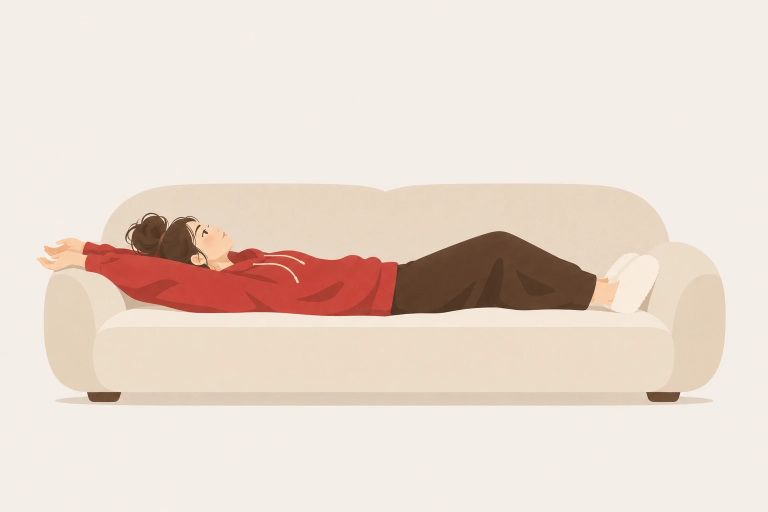
#> input picture assets/generated/phase3-poses-final/pose1-1445.webp, 1536 x 1024 px (shown at 1/2 size); its folder holds 4 pictures in this run
$ python cutout.py
#> lines starting #> are read from the running program, lines starting #| are printed output that depends on the picture; after the words box and inside, x2 and y2 are one past the last pixel; in counts of white or black regions, pixels touching at a corner belong together
"""把 AI 生成的纯色底插画抠成透明 PNG，并切出道具。

用法：python3 tools/compose/cutout.py
输入：assets/generated/phase3-poses-final/*.webp
输出：build/cutouts/*.png
"""
from pathlib import Path

import numpy as np
from PIL import Image
from scipy import ndimage

ROOT = Path(__file__).resolve().parents[2]
SRC = ROOT / "assets/generated/phase3-poses-final"
OUT = ROOT / "build/cutouts"
OUT.mkdir(parents=True, exist_ok=True)

LO, HI = 8, 40  # 与背景色差（RGB 绝对差之和）的软阈值


def matte(rgb: np.ndarray) -> np.ndarray:
    """返回 RGBA。只对与边框连通的近背景区域做透明，内部浅色（奶油、白边）不受影响。"""
    h, w, _ = rgb.shape
#> h = 1024; w = 1536
    border = np.concatenate([rgb[0], rgb[-1], rgb[:, 0], rgb[:, -1]])
    bg = np.median(border, axis=0)
#> bg = [243, 238, 231]
    diff = np.abs(rgb - bg).sum(2)
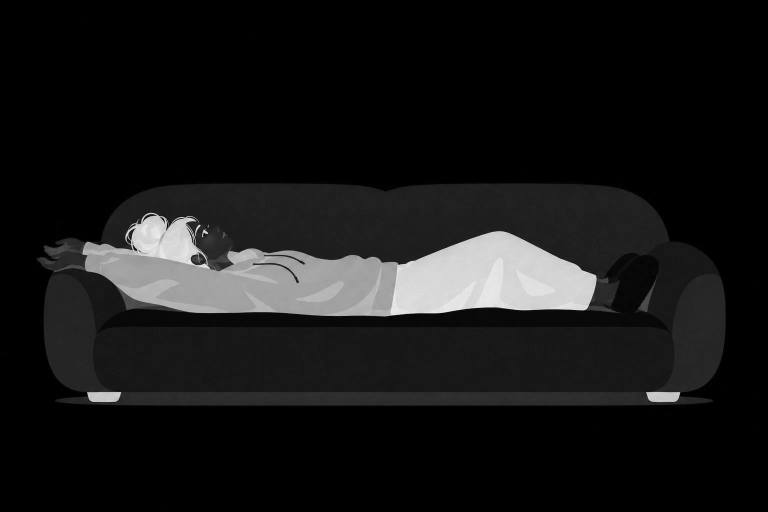
#> diff: shape (1024, 1536) float64 (shown at 1/2 size); min 0, max 601, mean 54.1; drawn with min black and max white
    lum = rgb.mean(2)
    # 只有"不比背景亮"的近背景色才可能是背景/阴影；比背景亮的奶油、白边一律保留
    near = (diff < HI) & (lum <= bg.mean() + 6)
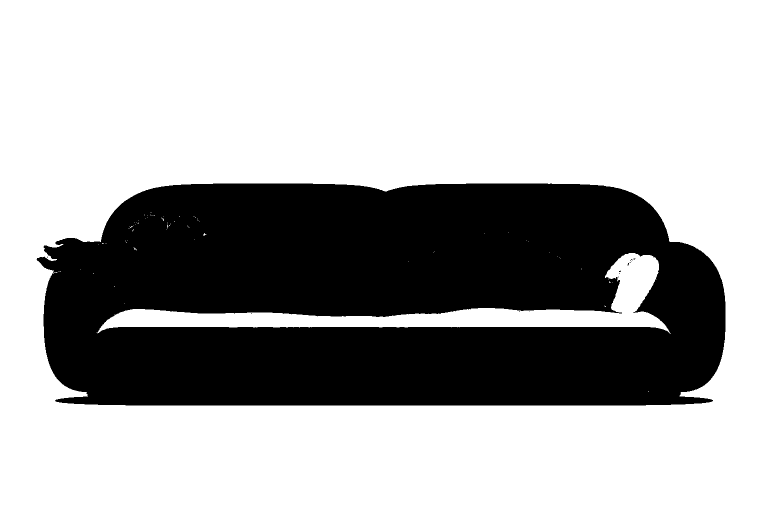
#> near: shape (1024, 1536) bool (shown at 1/2 size); 67.2% white; 15 black regions (14 under 20 px), largest, box (x1, y1, x2, y2) and area: (73, 367, 1451, 811) 516499
    lab, _ = ndimage.label(near)
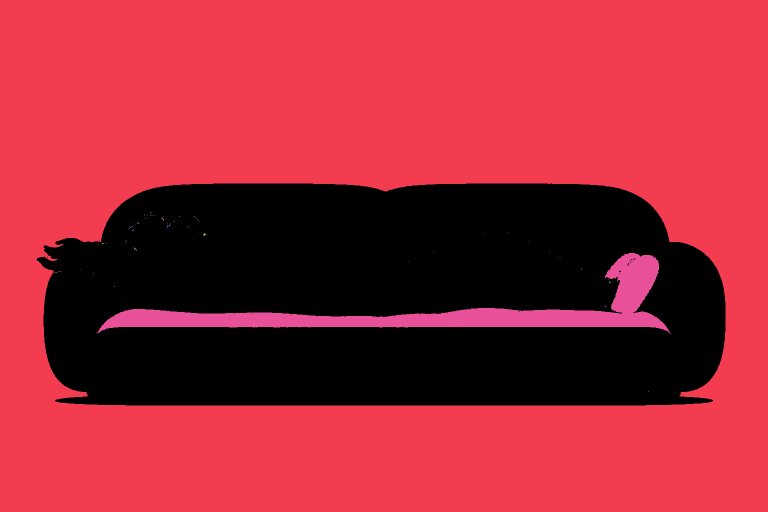
#> lab: shape (1024, 1536) int32 (shown at 1/2 size); 103 distinct labels, from 0 to 102; one colour per label, 0 black
    edge_labels = np.unique(np.concatenate([lab[0], lab[-1], lab[:, 0], lab[:, -1]]))
#> edge_labels = [1]
    exterior = np.isin(lab, edge_labels[edge_labels > 0])
#> exterior: shape (1024, 1536) bool; 64.5% white; 2 black regions (1 under 20 px), largest, box (x1, y1, x2, y2) and area: (73, 367, 1451, 811) 557724
    # 背景颗粒里偶尔偏亮的噪点：被背景包围的小块也算背景
    holes, _ = ndimage.label(~exterior)
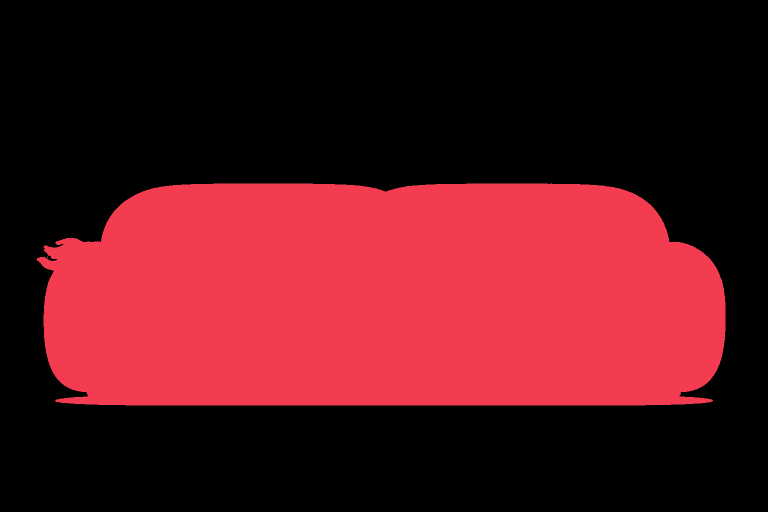
#> holes: shape (1024, 1536) int32 (shown at 1/2 size); 4 distinct labels, from 0 to 3; one colour per label, 0 black
    sizes = np.bincount(holes.ravel())
#> sizes = [1015137, 557723, 1, 3]
    small = sizes < 400
#> small = [False, False, True, True]
    small[0] = False
    exterior |= small[holes]
#> exterior: shape (1024, 1536) bool; 64.5% white; 1 black region, box (x1, y1, x2, y2) and area: (73, 367, 1451, 811) 557723
    alpha = np.ones((h, w))
    alpha[exterior] = np.clip((diff[exterior] - LO) / (HI - LO), 0, 1)
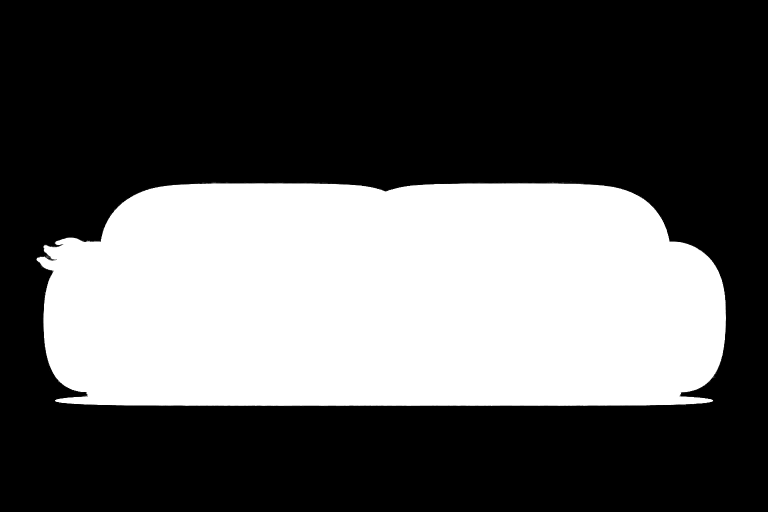
#> alpha: shape (1024, 1536) float64 (shown at 1/2 size); min 0, max 1, mean 0.356
    a = alpha[..., None]
    fg = np.where(a > 0.01, (rgb - (1 - a) * bg) / np.maximum(a, 0.01), 0)
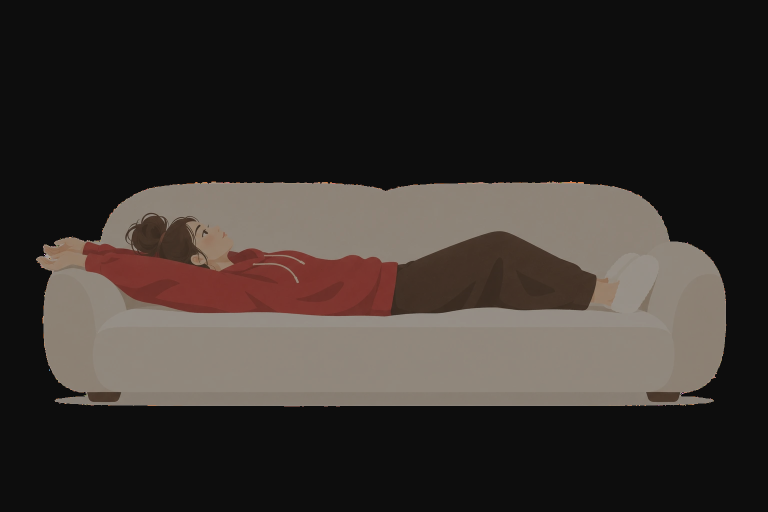
#> fg: shape (1024, 1536, 3) float64 (shown at 1/2 size); mean of channels 0, 1, 2 76.7, 65.6, 58.6; drawn with min black and max white
    out = np.dstack([np.clip(fg, 0, 255), alpha * 255]).astype(np.uint8)
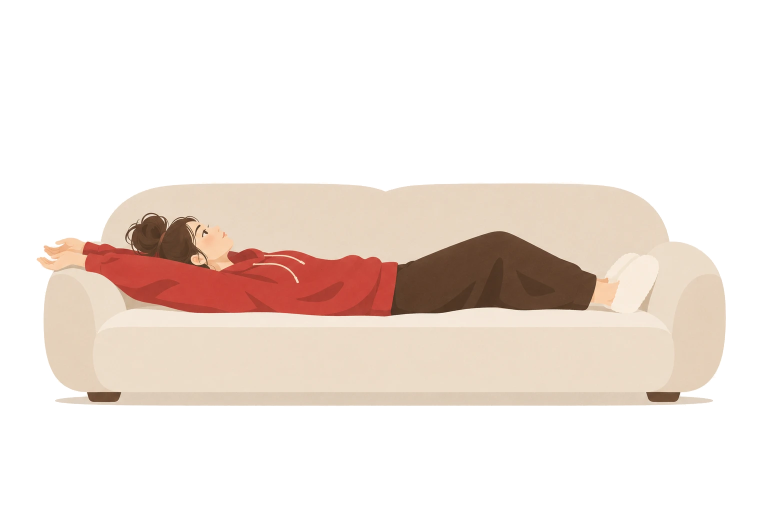
#> out: shape (1024, 1536, 4) (shown at 1/2 size); mean of channels 0, 1, 2, 3 76.6, 65.6, 58.6, 90.7; transparent parts drawn white
    return out


def save_trim(rgba: np.ndarray, name: str, pad: int = 4):
    ys, xs = np.where(rgba[..., 3] > 8)
    y0, y1, x0, x1 = ys.min(), ys.max(), xs.min(), xs.max()
    y0, x0 = max(y0 - pad, 0), max(x0 - pad, 0)
    crop = rgba[y0 : y1 + pad + 1, x0 : x1 + pad + 1]
    Image.fromarray(crop).save(OUT / f"{name}.png")
    return int(x0), int(y0), crop.shape[1], crop.shape[0]


def load(name):
    return np.asarray(Image.open(SRC / f"{name}.webp").convert("RGB")).astype(float)


if __name__ == "__main__":
    # 姿势图：整张保留原坐标（不裁切），方便按像素坐标对齐表心
    for name in ["pose1-1445", "pose2-1450", "pose3-1500"]:
        Image.fromarray(matte(load(name))).save(OUT / f"{name}.png")
        print("pose", name)
#> pass 2 of the loop `for name in ["pose1-1445", "pose2-1450", "pose3-1500"]:`:
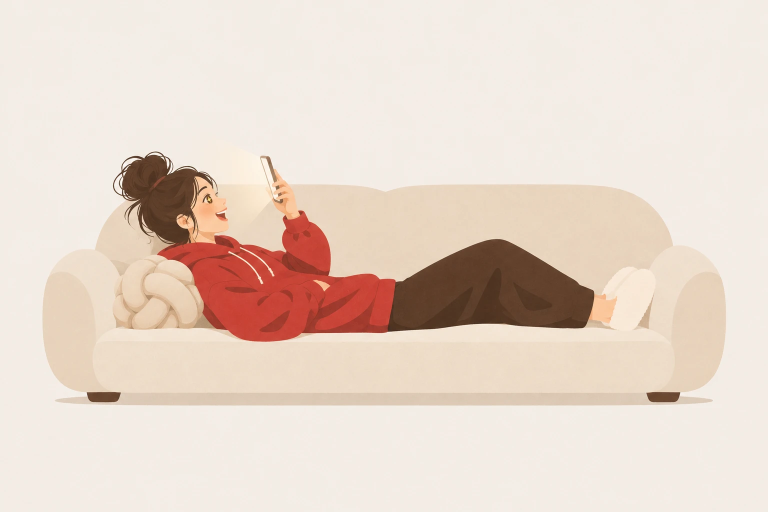
#> input picture assets/generated/phase3-poses-final/pose2-1450.webp, 1536 x 1024 px (shown at 1/2 size)
#> bg = [244, 237, 229]
#> near: shape (1024, 1536) bool; 66.4% white; 51 black regions (48 under 20 px), largest, box (x1, y1, x2, y2) and area: (85, 302, 1452, 811) 528052, (1233, 563, 1245, 576) 40, (480, 374, 488, 378) 20
#> lab: shape (1024, 1536) int32; 305 distinct labels, from 0 to 304
#> in matte (call 2), `holes, _ = ndimage.label(~exterior)`:
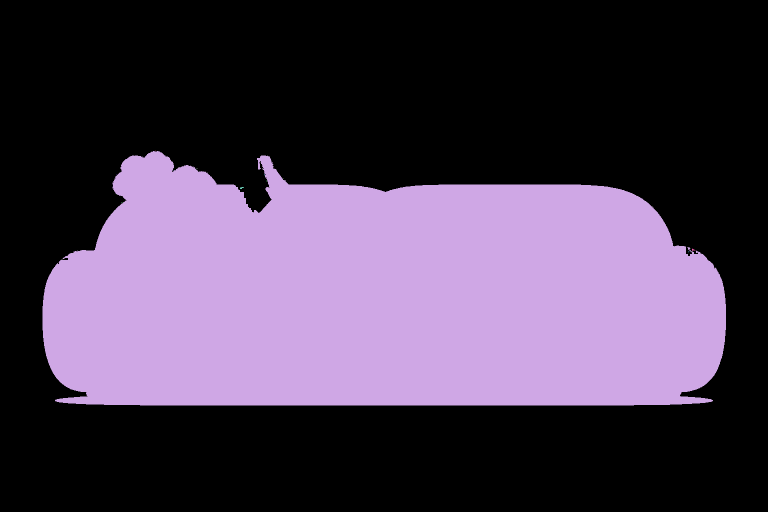
#> holes: shape (1024, 1536) int32 (shown at 1/2 size); 25 distinct labels, from 0 to 24; one colour per label, 0 black
#> sizes = 25 values, max 1009579 at index 0, min 1 at index 1, mean 62914.6
#> in matte (call 2), `out = np.dstack([np.clip(fg, 0, 255), alpha * 255]).astype(np.uint8)`:
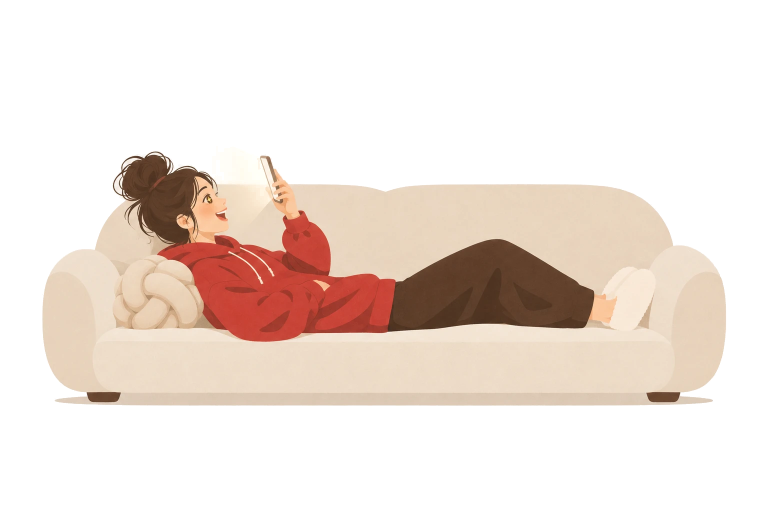
#> out: shape (1024, 1536, 4) (shown at 1/2 size); mean of channels 0, 1, 2, 3 77.2, 64.9, 57.1, 92; transparent parts drawn white
#> (the run stopped early here; a loop or call above may not have finished)
